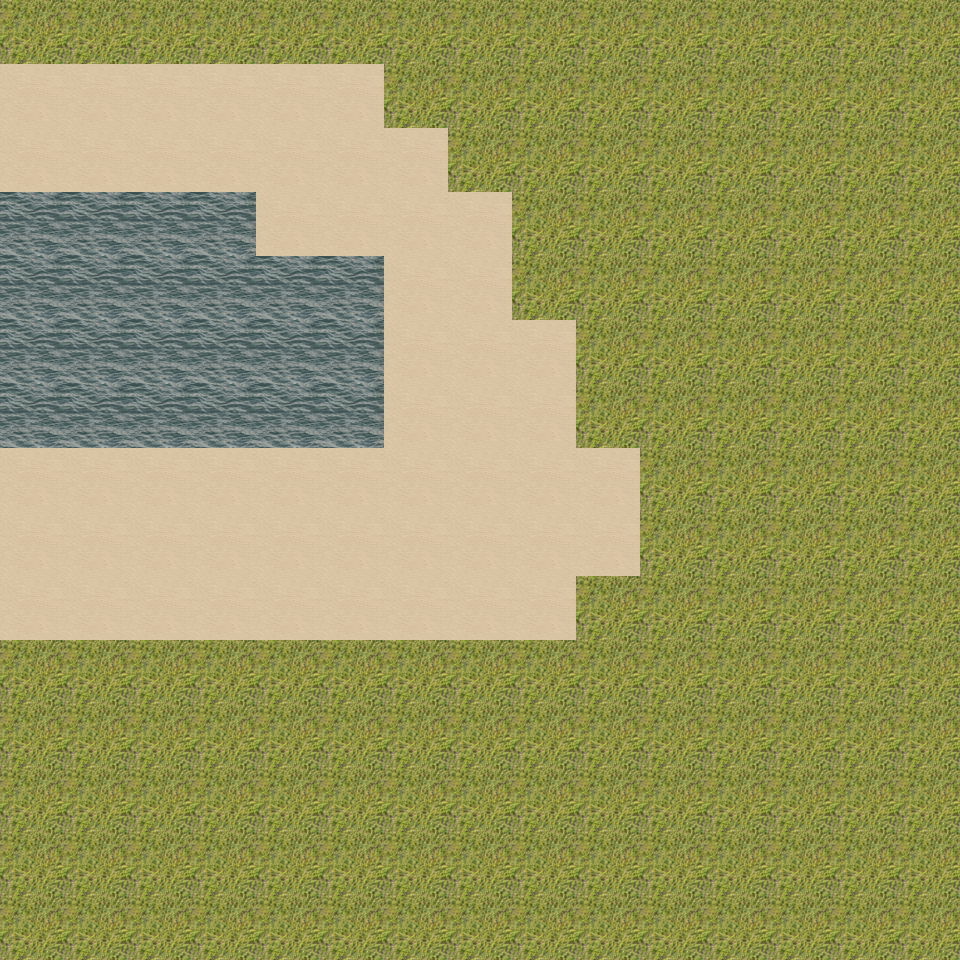

This game map was drawn from its Tiled (.tmx) file and the tilesets committed beside it. A one-line description and the trimmed map source follow:
An orthogonal 15x15 tile map with 64x64 px tiles, 1 tile layer (Map) and 1 object (AFC).

<map version="1.0" orientation="orthogonal" width="15" height="15" tilewidth="64" tileheight="64">
 <tileset firstgid="1" name="tileset" tilewidth="64" tileheight="64" spacing="2" margin="1">
  <image source="tileset.png" width="512" height="512" />
 </tileset>
 <layer name="Map" width="15" height="15">
  <data>[225 cells, 225 non-empty, 3 distinct tile ids]</data>
 </layer>
 <objectgroup name="Objects" width="15" height="15">
  <object name="Player1" type="AFC" x="579" y="803" width="56" height="44" />
 </objectgroup>
</map>